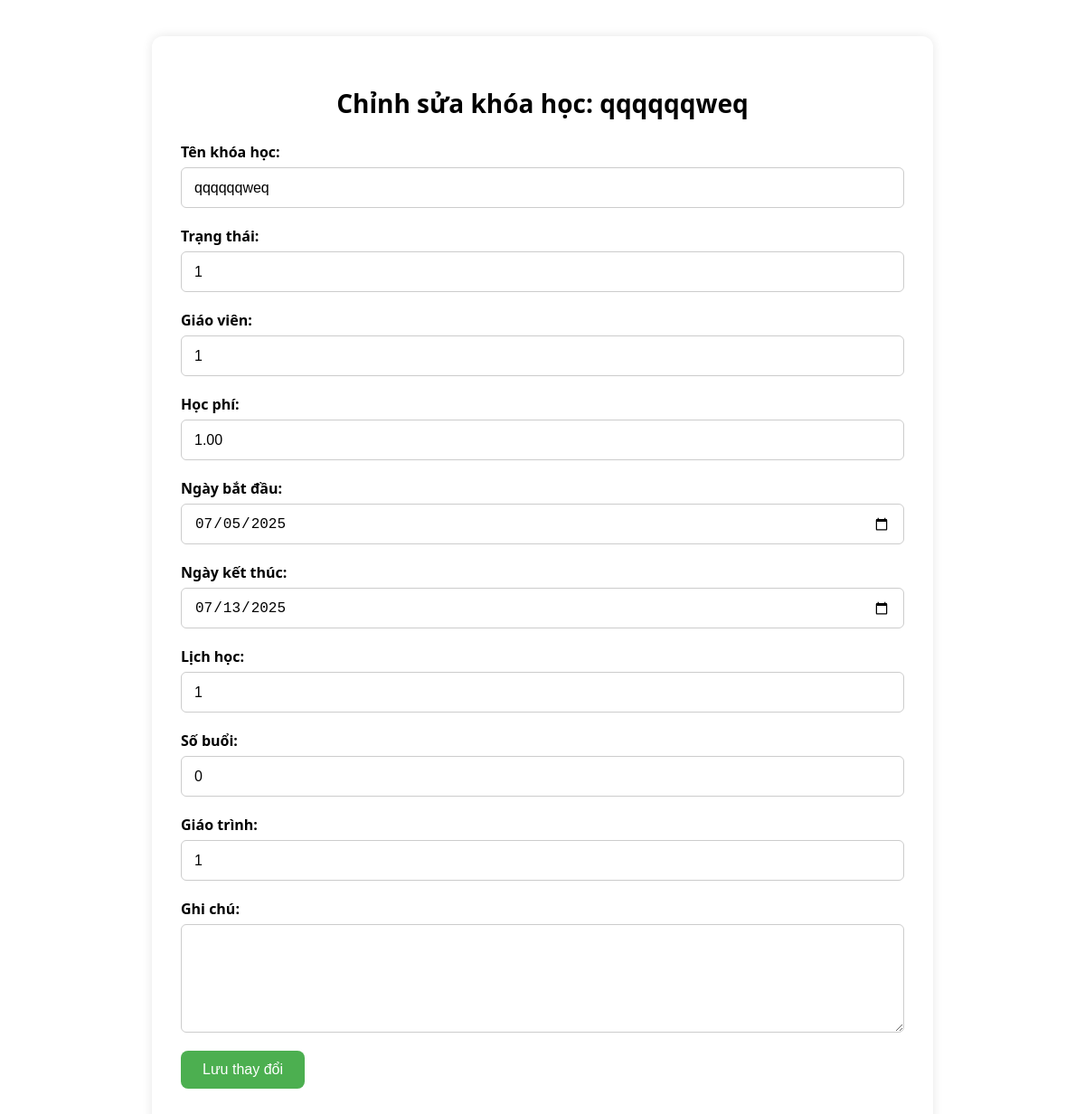
/courses/edit/22/, run on the app's committed database.
### teacherapp/models.py (models this page shows, shortened)
class Course(models.Model):
    name = models.CharField(max_length=200)
    status = models.CharField(max_length=50)
    teacher = models.CharField(max_length=100)
    fee = models.DecimalField(max_digits=10, decimal_places=2, null=True, blank=True)
    start_date = models.DateField()
    end_date = models.DateField()
    schedule = models.CharField(max_length=200)
    sessions = models.IntegerField(default=0)  # Tổng số buổi
    curriculum = models.TextField(blank=True)
    note = models.TextField(blank=True)
    participants = models.IntegerField(default=0)
    created_by = models.ForeignKey(User, on_delete=models.CASCADE, null=True, blank=True)

### teacherapp/views.py (the view)
# urls.py: path('courses/edit/<int:course_id>/', views.edit_course, name='edit_course'),
def edit_course(request, course_id):
    course = get_object_or_404(Course, id=course_id)
    if request.method == 'POST':
        form = CourseEditForm(request.POST, instance=course)
        if form.is_valid():
            updated = form.save(commit=False)
            updated.created_by = request.user
            updated.save()
            print(">>> Đã lưu thành công")
            return redirect('course_management')
        else:
            print(">>> Form không hợp lệ:", form.errors)
    else:
        form = CourseEditForm(instance=course)
    return render(request, 'teacher_page/edit_course.html', {'form': form, 'course': course})

### templates/teacher_page/edit_course.html (shortened to what this page needs)
{% load static %}
{% block extra_css %}
<link rel="stylesheet" href="{% static 'css/edit_course.css' %}">
{% endblock %}
{% block content %}
<div class="main-content">
    <h2>Chỉnh sửa khóa học: {{ course.name }}</h2>
    <form method="POST" action="{% url 'edit_course' course.id %}">
        <div class="form-group">
            <label for="name">Tên khóa học:</label>
            {{ form.name }}
        </div>
        <div class="form-group">
            <label for="status">Trạng thái:</label>
            {{ form.status }}
        </div>
        <div class="form-group">
            <label for="teacher">Giáo viên:</label>
            {{ form.teacher }}
        </div>
        <div class="form-group">
            <label for="fee">Học phí:</label>
            {{ form.fee }}
        </div>
        <div class="form-group">
            <label for="start_date">Ngày bắt đầu:</label>
            {{ form.start_date }}
        </div>
        <div class="form-group">
            <label for="end_date">Ngày kết thúc:</label>
            {{ form.end_date }}
        </div>
        <div class="form-group">
            <label for="schedule">Lịch học:</label>
            {{ form.schedule }}
        </div>
        <div class="form-group">
            <label for="sessions">Số buổi:</label>
            {{ form.sessions }}
        </div>
        <div class="form-group">
            <label for="curriculum">Giáo trình:</label>
            {{ form.curriculum }}
        </div>
        <div class="form-group">
            <label for="note">Ghi chú:</label>
            {{ form.note }}
        </div>
        <button type="submit" class="add-class-btn">Lưu thay đổi</button>
    </form>
</div>
{% endblock %}

### static/css/edit_course.css (style rules this page uses)
.main-content { max-width: 800px; margin: 40px auto; background-color: #fff; padding: 32px; border-radius: 12px; box-shadow: 0 0 12px rgba(0, 0, 0, 0.1); font-family: 'Segoe UI', sans-serif; font-size: 16px; }
.main-content h2 { font-size: 28px; margin-bottom: 24px; text-align: center; }
.form-group { margin-bottom: 20px; }
.form-group label { display: block; font-weight: 600; margin-bottom: 6px; font-size: 16px; }
.form-group input, .form-group select, .form-group textarea { width: 100%; padding: 10px 14px; font-size: 16px; border: 1px solid #ccc; border-radius: 6px; box-sizing: border-box; height: 45px; }
.form-group textarea { height: 120px; resize: vertical; overflow: auto; line-height: 1.5; }
.add-class-btn { background-color: #4CAF50; color: white; padding: 12px 24px; font-size: 16px; border: none; border-radius: 8px; cursor: pointer; transition: background-color 0.3s ease; }

### data on the page
Course: name "qqqqqqweq", status "1", teacher "1", fee "1.00", start_date "07/05/2025", end_date "07/13/2025", schedule "1", sessions "0", curriculum "1"
